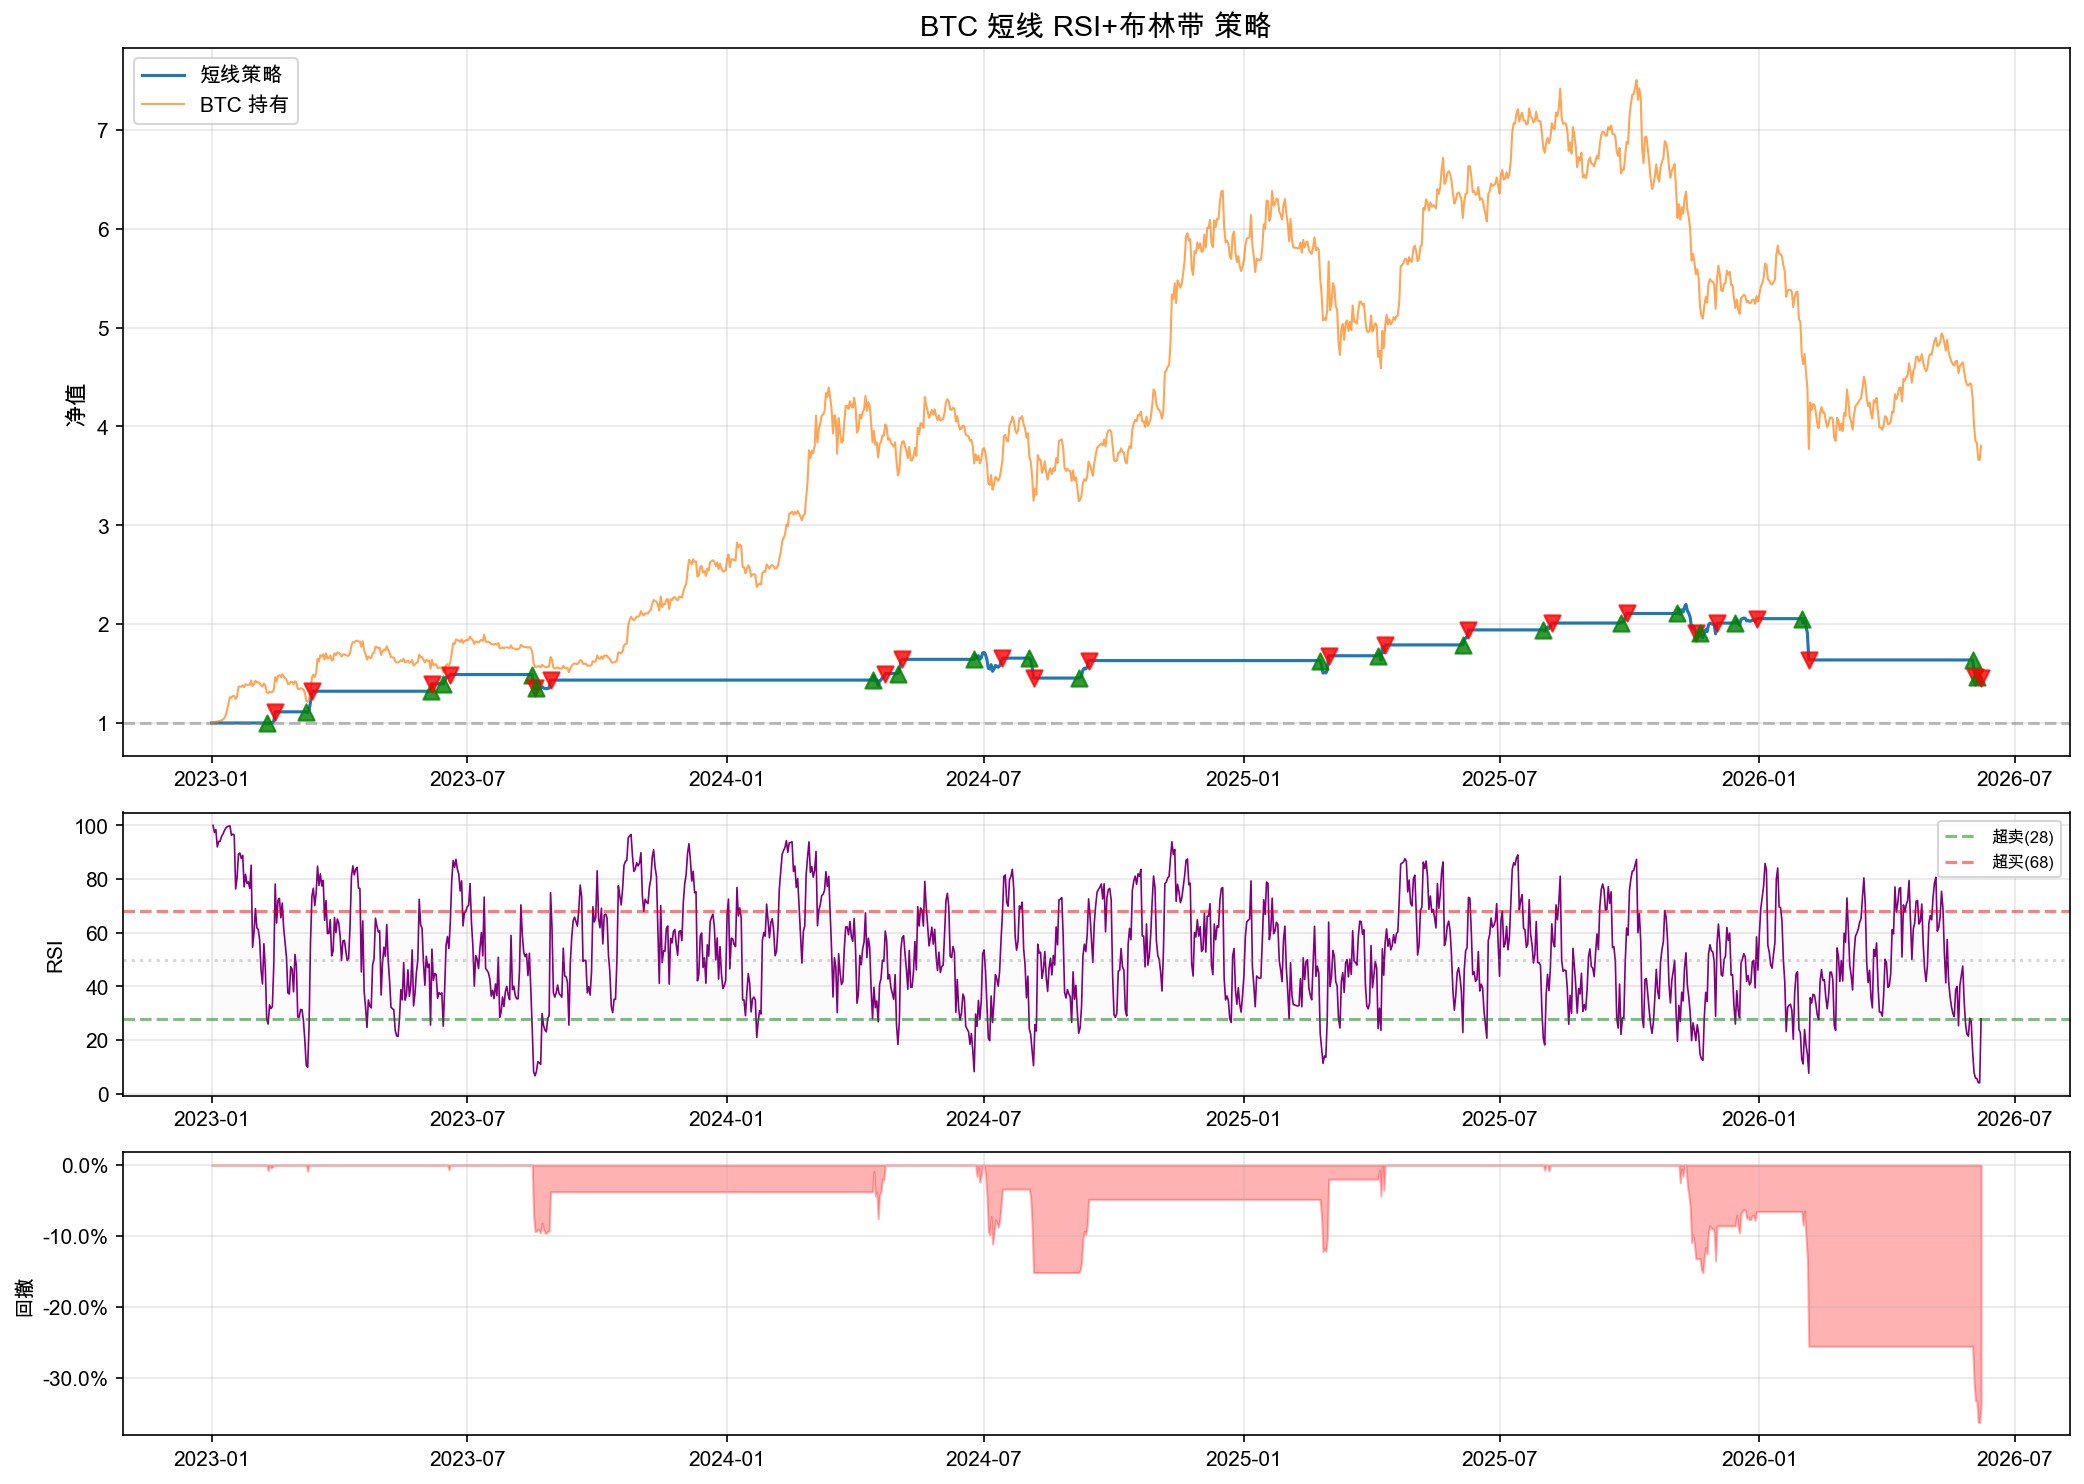

Write the Python code that produced this figure.
"""
加密货币短线策略
- RSI + 布林带 均值回归
- 只做 BTC（流动性最好），每天扫描信号
- 严格止盈止损

用法:
    python crypto_short_term.py
    python crypto_short_term.py --quick  # 2024年后数据
"""

import argparse
import time
import numpy as np
import pandas as pd

from data_loader import get_crypto_pool, get_all_us_stocks_data, get_crypto_benchmark

# ============================================================
# 短线策略参数
# ============================================================
RSI_PERIOD = 6              # RSI 周期（短）
RSI_OVERSOLD = 28           # 超卖阈值（买入信号）
RSI_OVERBOUGHT = 68         # 超买阈值（卖出信号）
BB_PERIOD = 20              # 布林带周期
BB_STD = 2.0                # 布林带标准差倍数
STOP_LOSS = -0.08           # 止损 -8%（放宽）
TAKE_PROFIT = 0.20          # 止盈 +20%（放宽）
MAX_HOLD_DAYS = 60          # 最长持仓 60 天（基本不限）
INITIAL_CAPITAL = 100_000   # 初始 10 万 USDT
TRADING_DAYS_PER_YEAR = 365
RISK_FREE_RATE = 0.03
FEE = 0.001                 # 0.1% 手续费


def compute_rsi(df: pd.DataFrame, period: int = RSI_PERIOD) -> pd.Series:
    """Wilder's RSI"""
    delta = df["close"].diff()
    gain = delta.clip(lower=0)
    loss = (-delta).clip(lower=0)
    avg_gain = gain.ewm(alpha=1/period, adjust=False).mean()
    avg_loss = loss.ewm(alpha=1/period, adjust=False).mean()
    rs = avg_gain / avg_loss.replace(0, 1e-10)
    return 100.0 - (100.0 / (1.0 + rs))


def compute_bollinger(df: pd.DataFrame, period: int = BB_PERIOD, n_std: float = BB_STD):
    """返回 (middle, upper, lower)"""
    middle = df["close"].rolling(period).mean()
    std = df["close"].rolling(period).std()
    return middle, middle + n_std * std, middle - n_std * std


def compute_atr(df: pd.DataFrame, period: int = 14) -> pd.Series:
    """Average True Range（波动率指标）"""
    high, low, close = df["high"], df["low"], df["close"]
    tr1 = high - low
    tr2 = (high - close.shift()).abs()
    tr3 = (low - close.shift()).abs()
    tr = pd.concat([tr1, tr2, tr3], axis=1).max(axis=1)
    return tr.ewm(alpha=1/period, adjust=False).mean()


def run_short_term(quick: bool = False):
    t0 = time.time()
    start_date = "20240101" if quick else "20230101"

    # ---- 获取数据 ----
    print("[Short] 获取 BTC 数据...")
    btc_df = None
    try:
        from data_loader import DATA_CACHE_DIR, START_DATE, END_DATE
        import os
        # 直接用 yfinance 拿 BTC
        import yfinance as yf
        btc = yf.Ticker("BTC-USD")
        df = btc.history(start="2023-01-01", end="2026-06-08")
        df = df.reset_index()
        df.columns = [c.lower() for c in df.columns]
        df["date"] = pd.to_datetime(df["date"]).dt.tz_localize(None)
        if quick:
            df = df[df["date"] >= "2024-01-01"]
        btc_df = df
        print(f"[Short] BTC 数据: {len(btc_df)} 天")
    except Exception as e:
        print(f"[Short] 获取 BTC 失败: {e}")
        return

    # ---- 计算指标 ----
    btc_df["rsi"] = compute_rsi(btc_df)
    bb_mid, bb_up, bb_lo = compute_bollinger(btc_df)
    btc_df["bb_upper"] = bb_up
    btc_df["bb_lower"] = bb_lo
    btc_df["atr"] = compute_atr(btc_df)
    btc_df["vol_ratio"] = btc_df["volume"] / btc_df["volume"].rolling(20).mean()

    # ---- 回测 ----
    cash = float(INITIAL_CAPITAL)
    position = 0.0            # BTC 持仓量
    entry_price = 0.0         # 入场价
    entry_date = None         # 入场日
    trades = []               # 交易记录
    nav = []                  # 每日净值
    in_position = False

    for i, row in btc_df.iterrows():
        date = row["date"]
        price = row["close"]
        rsi_val = row["rsi"]
        bb_lower = row["bb_lower"]
        bb_upper = row["bb_upper"]
        bb_middle = bb_mid.iloc[i]
        vol_ratio = row["vol_ratio"]

        # ---- 不在仓位中：看买入信号 ----
        if not in_position and not pd.isna(rsi_val) and not pd.isna(bb_lower):
            # 买入条件：RSI 超卖 + 价格跌破布林下轨 + 放量
            signal_rsi = rsi_val < RSI_OVERSOLD
            signal_bb = price < bb_lower
            signal_vol = vol_ratio > 1.2  # 放量 20%

            buy_signal = signal_rsi and signal_bb

            if buy_signal:
                position = cash / price    # 全仓买入
                entry_price = price
                entry_date = date
                cash = 0
                in_position = True
                trades.append({"type": "BUY", "date": date, "price": price,
                               "rsi": rsi_val, "reason": f"RSI={rsi_val:.0f} BB_low"})

        # ---- 在仓位中：看卖出信号 ----
        elif in_position:
            pnl_pct = (price / entry_price) - 1
            days_held = (date - entry_date).days if entry_date else 0

            # 卖出条件（任一触发）
            sell_reason = None

            if pnl_pct <= STOP_LOSS:
                sell_reason = f"止损 {pnl_pct:.1%}"
            elif pnl_pct >= TAKE_PROFIT:
                sell_reason = f"止盈 {pnl_pct:.1%}"
            elif days_held >= MAX_HOLD_DAYS:
                sell_reason = f"超时 {days_held}天"
            elif not pd.isna(rsi_val) and rsi_val > RSI_OVERBOUGHT:
                sell_reason = f"RSI超买 RSI={rsi_val:.0f}"
            elif not pd.isna(bb_middle) and price > bb_middle:
                sell_reason = "回归BB中轨"

            if sell_reason:
                cash = position * price * (1 - FEE)
                trade_pnl = (price / entry_price - 1) * 100
                trades.append({"type": "SELL", "date": date, "price": price,
                               "pnl%": trade_pnl, "reason": sell_reason,
                               "days": days_held})
                position = 0
                entry_price = 0
                entry_date = None
                in_position = False

        # ---- 记录每日净值 ----
        total = cash + (position * price if in_position else 0)
        nav.append({"date": date, "total": total,
                    "price": price,
                    "in_position": in_position})

    # 如果最后还在持仓，按最后价格平仓
    if in_position:
        last_price = btc_df["close"].iloc[-1]
        cash = position * last_price * (1 - FEE)
        trades.append({"type": "CLOSE", "date": btc_df["date"].iloc[-1],
                       "price": last_price, "pnl%": (last_price/entry_price-1)*100,
                       "reason": "回测结束"})
        nav[-1]["total"] = cash

    # ---- 绩效统计 ----
    nav_df = pd.DataFrame(nav).set_index("date")
    btc_ret = btc_df["close"].iloc[-1] / btc_df["close"].iloc[0]
    final_nav = nav_df["total"].iloc[-1] / INITIAL_CAPITAL

    total_days = len(nav_df)
    ann_ret = final_nav ** (TRADING_DAYS_PER_YEAR / total_days) - 1
    btc_ann = btc_ret ** (TRADING_DAYS_PER_YEAR / total_days) - 1

    returns = nav_df["total"].pct_change().dropna()
    ann_vol = float(returns.std() * np.sqrt(TRADING_DAYS_PER_YEAR))
    sharpe = (ann_ret - RISK_FREE_RATE) / ann_vol if ann_vol > 0 else 0

    peak = nav_df["total"].expanding().max()
    max_dd = float(((nav_df["total"] - peak) / peak).min())

    # 交易统计
    sell_trades = [t for t in trades if t["type"] in ("SELL", "CLOSE")]
    win_trades = [t for t in sell_trades if t["pnl%"] > 0]
    win_rate = len(win_trades) / len(sell_trades) if sell_trades else 0
    avg_win = np.mean([t["pnl%"] for t in win_trades]) if win_trades else 0
    avg_loss = np.mean([t["pnl%"] for t in sell_trades if t["pnl%"] <= 0]) if sell_trades else 0
    profit_factor = (sum(t["pnl%"] for t in win_trades) /
                     abs(sum(t["pnl%"] for t in sell_trades if t["pnl%"] <= 0))) if sell_trades else 0
    avg_days = np.mean([t.get("days", 0) for t in sell_trades]) if sell_trades else 0

    # ---- 输出 ----
    import matplotlib.pyplot as plt
    import matplotlib.ticker as mticker
    plt.rcParams["font.sans-serif"] = ["Arial Unicode MS", "Heiti SC", "PingFang SC"]
    plt.rcParams["axes.unicode_minus"] = False

    fig, axes = plt.subplots(3, 1, figsize=(14, 10),
                             gridspec_kw={"height_ratios": [2.5, 1, 1]})

    # 图1: 净值曲线 + 买卖点
    ax1 = axes[0]
    ax1.plot(nav_df.index, nav_df["total"] / INITIAL_CAPITAL,
             label="短线策略", color="#1f77b4", linewidth=1.5)
    btc_nav = btc_df.set_index("date")["close"] / btc_df["close"].iloc[0]
    ax1.plot(btc_nav.index, btc_nav.values,
             label="BTC 持有", color="#ff7f0e", linewidth=1.0, alpha=0.7)

    # 标注买卖点
    for t in trades:
        if t["type"] == "BUY":
            ax1.scatter(t["date"], nav_df.loc[t["date"], "total"] / INITIAL_CAPITAL,
                       color="green", marker="^", s=60, zorder=5, alpha=0.8)
        elif t["type"] in ("SELL", "CLOSE"):
            ax1.scatter(t["date"], nav_df.loc[t["date"], "total"] / INITIAL_CAPITAL,
                       color="red", marker="v", s=60, zorder=5, alpha=0.8)

    ax1.axhline(y=1.0, color="gray", linestyle="--", alpha=0.5)
    ax1.set_title("BTC 短线 RSI+布林带 策略", fontsize=14, fontweight="bold")
    ax1.set_ylabel("净值", fontsize=11)
    ax1.legend(loc="upper left")
    ax1.grid(True, alpha=0.3)

    # 图2: RSI 指标
    ax2 = axes[1]
    rsi_series = btc_df.set_index("date")["rsi"]
    ax2.plot(rsi_series.index, rsi_series.values, color="purple", linewidth=0.8)
    ax2.axhline(y=RSI_OVERSOLD, color="green", linestyle="--", alpha=0.5, label=f"超卖({RSI_OVERSOLD})")
    ax2.axhline(y=RSI_OVERBOUGHT, color="red", linestyle="--", alpha=0.5, label=f"超买({RSI_OVERBOUGHT})")
    ax2.axhline(y=50, color="gray", linestyle=":", alpha=0.3)
    ax2.fill_between(rsi_series.index, RSI_OVERSOLD, RSI_OVERBOUGHT, alpha=0.03, color="gray")
    ax2.set_ylabel("RSI", fontsize=10)
    ax2.legend(loc="upper right", fontsize=8)
    ax2.grid(True, alpha=0.3)

    # 图3: 回撤
    ax3 = axes[2]
    dd = (nav_df["total"] - nav_df["total"].expanding().max()) / nav_df["total"].expanding().max()
    ax3.fill_between(dd.index, dd.values, 0, color="red", alpha=0.3)
    ax3.set_ylabel("回撤", fontsize=10)
    ax3.yaxis.set_major_formatter(mticker.PercentFormatter(xmax=1.0))
    ax3.grid(True, alpha=0.3)

    plt.tight_layout()
    plt.savefig("crypto_short_term.png", dpi=150, bbox_inches="tight")
    print("[Short] 图表已保存: crypto_short_term.png")

    print(f"\n{'='*65}")
    print(f"  BTC 短线 RSI+布林带 · 绩效报告")
    print(f"{'='*65}")
    print(f"  总收益率:      {(final_nav-1)*100:.1f}%")
    print(f"  年化收益:      {ann_ret*100:.1f}%")
    print(f"  年化波动:      {ann_vol*100:.1f}%")
    print(f"  夏普比率:       {sharpe:.2f}")
    print(f"  最大回撤:       {max_dd*100:.1f}%")
    print(f"  ──────────────────────────────")
    print(f"  交易次数:       {len(sell_trades)}")
    print(f"  胜率:           {win_rate*100:.0f}%")
    print(f"  平均盈利:       {avg_win:.1f}%")
    print(f"  平均亏损:       {avg_loss:.1f}%")
    print(f"  盈亏比:         {profit_factor:.2f}")
    print(f"  平均持仓天数:    {avg_days:.1f}天")
    print(f"  ──────────────────────────────")
    print(f"  BTC 年化收益:   {btc_ann*100:.1f}%")
    print(f"  策略 vs BTC:    {(ann_ret-btc_ann)*100:.1f}%")
    print(f"{'='*65}")

    # 打印最近几笔交易
    print(f"\n  最近 10 笔交易:")
    print(f"  {'日期':<12s} {'类型':<6s} {'价格':>10s} {'盈亏':>8s} {'原因'}")
    print(f"  {'-'*55}")
    for t in trades[-10:]:
        pnl_str = f"{t.get('pnl%', 0):+.1f}%" if 'pnl%' in t else ""
        print(f"  {str(t['date'])[:10]:<12s} {t['type']:<6s} "
              f"${t['price']:>9,.0f} {pnl_str:>8s} {t['reason']}")

    elapsed = time.time() - t0
    print(f"\n  Total: {elapsed:.1f}s")


if __name__ == "__main__":
    parser = argparse.ArgumentParser(description="BTC 短线策略")
    parser.add_argument("--quick", action="store_true")
    args = parser.parse_args()
    run_short_term(quick=args.quick)
